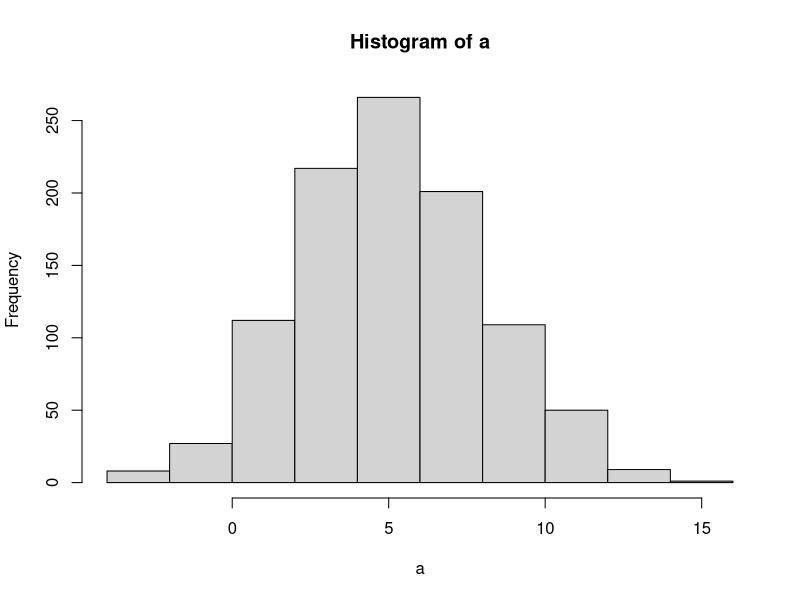
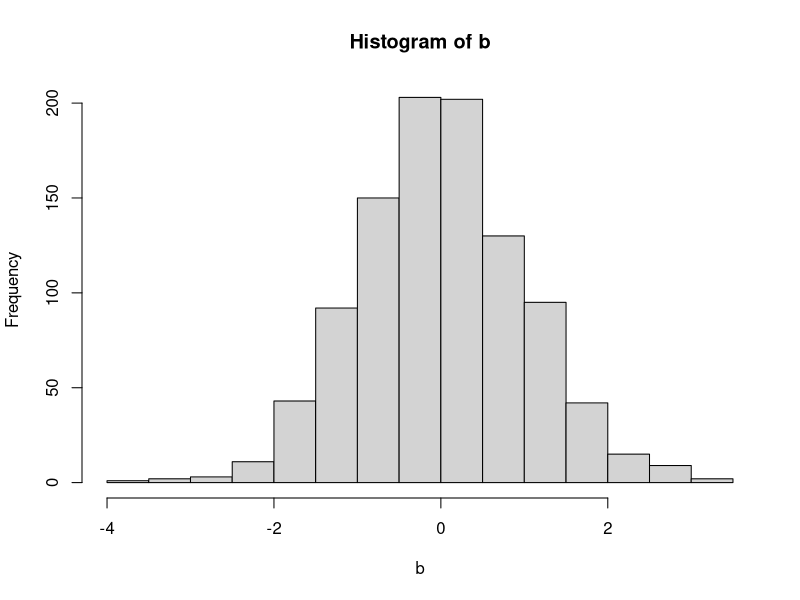
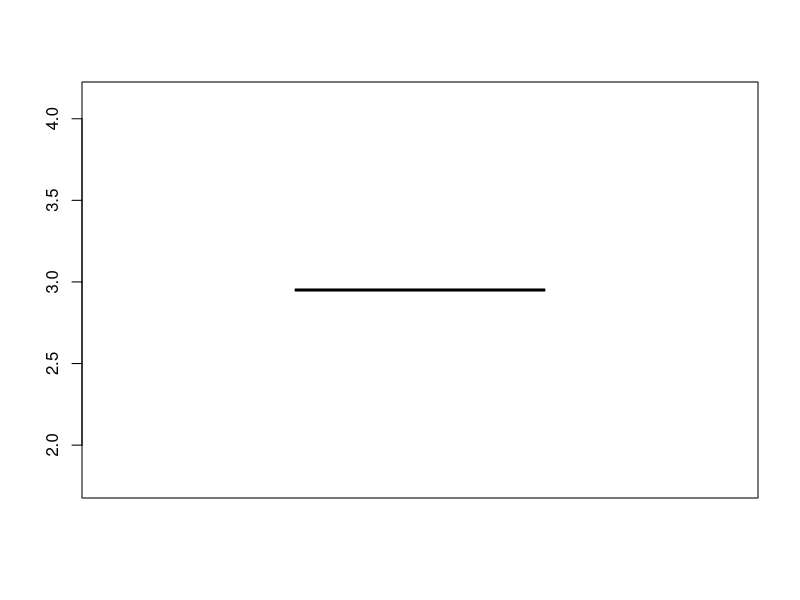

Generate these figures, in order, with R:
#1-. generar 2 distribuciones
a <- rnorm(n = 1000, mean = 5, sd = 3 )
b <- rnorm(n= 1000, mean = 0, sd = 1)
?hist
hist(a)
hist(b)


#2 generar muestra de d.exp
?exp
distribucion.exp <- rexp(n = 500, rate = 1/20)

#2.a media
 media_de_exp <- mean(distribucion.exp)
media_de_exp
 #R: es mayor al valor esperado(20.37856)
#2.b
quantile(media_de_exp, 0.33)
quantile(distribucion.exp, 0.33)
?rexp

#2.c
boxplot(log(media_de_exp))
